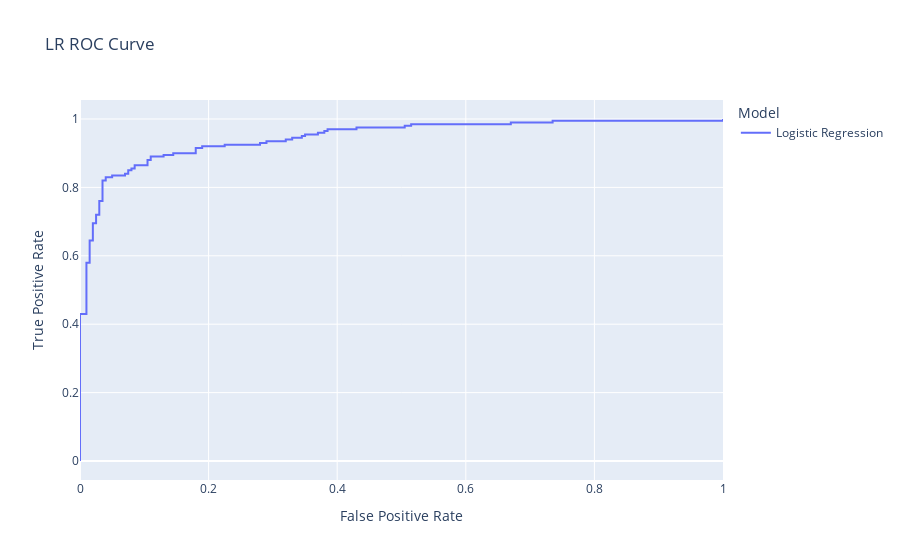

Here is the notebook cell this chart was saved with:
### Code cell
roc_lr = pd.DataFrame({"False Positive Rate": lr_fpr, "True Positive Rate": lr_tpr, "Model": "Logistic Regression"}, index=lr_thresholds)
roc_df = pd.concat([roc_lr]) # This concatenation is necessary for the plot to work
px.line(roc_df, y="True Positive Rate", x="False Positive Rate", color="Model", title="LR ROC Curve")

### Figure 1 — Plotly figure (JSON) as saved in the notebook; plotly's stock layout.template omitted (floating-point values rounded to 4 significant figures)
{"data": [{"hovertemplate": "Model=Logistic Regression<br>False Positive Rate=%{x}<br>True Positive Rate=%{y}<extra></extra>", "legendgroup": "Logistic Regression", "line": {"color": "#636efa", "dash": "solid"}, "marker": {"symbol": "circle"}, "mode": "lines", "name": "Logistic Regression", "orientation": "v", "showlegend": true, "type": "scatter", "x": [0, 0, 0, 0.01, 0.01, 0.015, 0.015, 0.02, 0.02, 0.025, 0.025, 0.03, 0.03, 0.035, 0.035, 0.04, 0.04, 0.05, 0.05, 0.07, 0.07, 0.075, 0.075, 0.08, 0.08, 0.085, 0.085, 0.105, 0.105, 0.11, 0.11, 0.13, 0.13, 0.145, 0.145, 0.18, 0.18, 0.19, 0.19, 0.225, 0.225, 0.28, 0.28, 0.29, 0.29, 0.32, 0.32, 0.33, 0.33, 0.345, 0.345, 0.35, 0.35, 0.37, 0.37, 0.38, 0.38, 0.385, 0.385, 0.43, 0.43, 0.505, 0.505, 0.515, 0.515, 0.67, 0.67, 0.735, 0.735, 1, 1], "xaxis": "x", "y": [0, 0.005, 0.43, 0.43, 0.58, 0.58, 0.645, 0.645, 0.695, 0.695, 0.72, 0.72, 0.76, 0.76, 0.82, 0.82, 0.83, 0.83, 0.835, 0.835, 0.84, 0.84, 0.85, 0.85, 0.855, 0.855, 0.865, 0.865, 0.88, 0.88, 0.89, 0.89, 0.895, 0.895, 0.9, 0.9, 0.915, 0.915, 0.92, 0.92, 0.925, 0.925, 0.93, 0.93, 0.935, 0.935, 0.94, 0.94, 0.945, 0.945, 0.95, 0.95, 0.955, 0.955, 0.96, 0.96, 0.965, 0.965, 0.97, 0.97, 0.975, 0.975, 0.98, 0.98, 0.985, 0.985, 0.99, 0.99, 0.995, 0.995, 1], "yaxis": "y"}], "layout": {"legend": {"title": {"text": "Model"}, "tracegroupgap": 0}, "title": {"text": "LR ROC Curve"}, "xaxis": {"anchor": "y", "domain": [0, 1], "title": {"text": "False Positive Rate"}}, "yaxis": {"anchor": "x", "domain": [0, 1], "title": {"text": "True Positive Rate"}}}}
